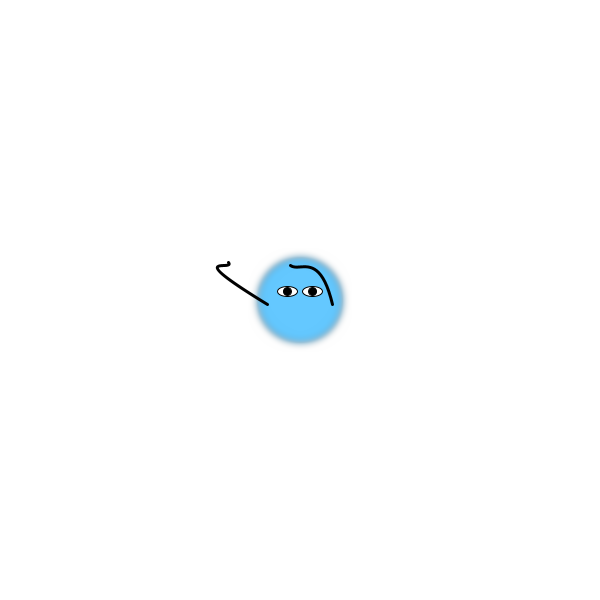
Frame 1 (no input)
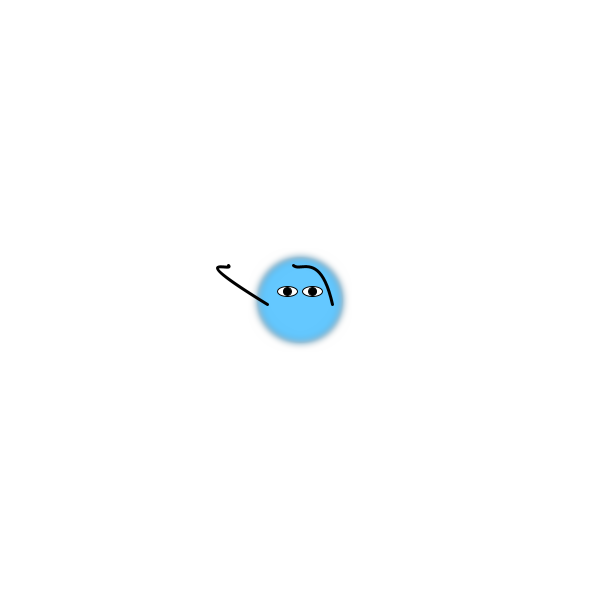
Frame 60 (the mouse pressed at the canvas centre just before this capture)
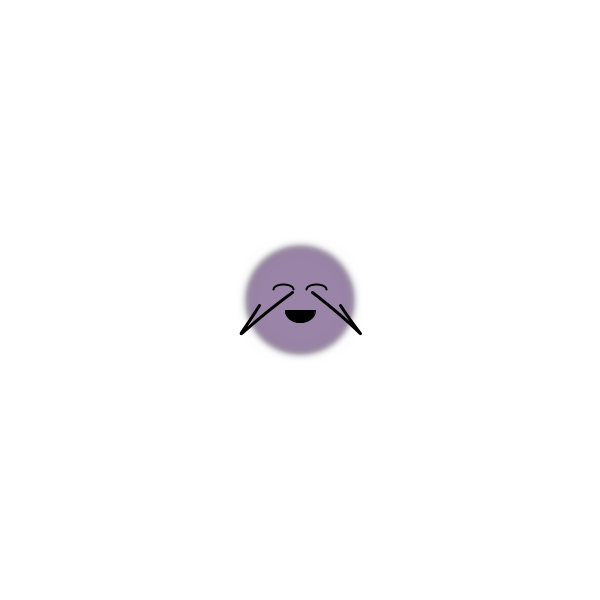
Frame 120 (the mouse held since frame 60 and released just before this capture)

The Processing sketch that drew these frames (run headless with seeded random() and noise(); from frame 60 on, the mouse is pressed at the canvas centre):

// Processing sketch: cute
// ── cute.pde
int skinColorR = 100;
int skinColorG = 200;
int skinColorB = 300;

void setup() {
  size(600, 600);
}

void draw() {
  background(#ffffff);
  smooth();

  float randxymin = 85;
  float randxymax = 130;

  float randXL = map(mouseX, 0, width, randxymin, randxymax);
  randXL = constrain(randXL, randxymin, randxymax); 
  float randXR = map(width-mouseX, 0, width, randxymin, randxymax);
  randXR = constrain(randXR, randxymin, randxymax); 
  float randYT = map(mouseY, 0, height, randxymin, randxymax);
  randYT = constrain(randYT, randxymin, randxymax);
  float randYB = map(height-mouseY, 0, height, randxymin, randxymax);
  randYB = constrain(randYT, randxymin, randxymax);

  float randXS = map(mouseX, 0, width, 10, 40);
  randXS = constrain(randXS, 10, 40); 
  float randYS = map(mouseY, 0, height, 10, 40);
  randYS = constrain(randYS, 10, 40); 

  //define features
  float eyeSize = (randXS+randYS)/2; 
  float faceWidth = randXL; 
  float faceHeight = randYT;


  //draw features
  strokeWeight(1);
  fill(skinColorR, skinColorG, skinColorB);
  ellipse (width/2, height/2, faceWidth, faceHeight); 
  filter(BLUR, 3);
  float eyeLX = width/2 - faceWidth*0.15;
  float eyeRX = width/2 + faceWidth*0.15;
  fill(#ffffff);
  if ((mouseX>=((width/2)-(faceWidth/2))) && (mouseX<=((width/2)+(faceWidth/2))) 
  && (mouseY>=((height/2)-(faceHeight/2))) && (mouseY<=((height/2)+(faceHeight/2)))) {
    noFill(); 
  strokeWeight(2);
  arc(eyeLX, height/2-faceHeight*0.1, 20, 10, PI, TWO_PI);
  arc(eyeRX, height/2-faceHeight*0.1, 20, 10, PI, TWO_PI);
  } else {
    ellipse (eyeLX, height/2-faceHeight*0.1, 20, eyeSize); 
    ellipse (eyeRX, height/2-faceHeight*0.1, 20, eyeSize);
    fill(0, 0, 0);
    ellipse (eyeLX, height/2-faceHeight*0.1, 8, 8); 
    ellipse (eyeRX, height/2-faceHeight*0.1, 8, 8); 
  }
  strokeWeight(1);
    fill(0, 0, 0);
  if ((mouseX>=((width/2)-(faceWidth/2))) && (mouseX<=((width/2)+(faceWidth/2)))) {
    if ((mouseY>=((height/2)-(faceHeight/2))) && (mouseY<=((height/2)+(faceHeight/2)))) {
      float mouthHeight = random(10, 30);
      arc(width/2, height/2+faceHeight*0.1, 30, mouthHeight, 0, PI, PIE);
    }
  }
    float MXS = map(mouseX, 0, width, -100, 100);
  MXS = constrain(MXS, -100, 100); 
 float MYS = map(mouseY, 0, height, -100, 100);
  MYS = constrain(MYS, -100, 100); 

    float space1 = random(-3,3);
    float space2 = random(-3,3);
  
    float armLength = 40;
    float LarmStartX = width/2-faceWidth*0.38;
    float LarmStartY = height/2+faceHeight*0.05;
   float LarmMidInsideX = (width/2)-70+MXS*.5+space2/3;
   float LarmMidInsideY = (height/2)+50+MYS+space1/3;
   float LarmMidOutsideX = LarmMidInsideX+(MXS);
   LarmMidOutsideX = constrain(LarmMidOutsideX,LarmStartX-armLength*.8,LarmStartX+armLength*.8);
   float LarmMidOutsideY = LarmMidInsideY+(MYS);
      LarmMidOutsideY = constrain(LarmMidOutsideY,LarmStartY-armLength*.8,LarmStartY+armLength*.8);
   float LarmEndX = mouseX-10;
   LarmEndX = constrain(LarmEndX,LarmStartX-armLength,LarmStartX+armLength)+space1;
   float LarmEndY = mouseY-10;
   LarmEndY = constrain(LarmEndY,LarmStartY-armLength,LarmStartY+armLength)+space2;
  
  
   float RarmStartX = width/2+faceWidth*0.38;
    float RarmStartY = height/2+faceHeight*0.05;
   float RarmMidInsideX = (width/2)+70+MXS*.5+space2/3;
   float RarmMidInsideY = (height/2)+50+MYS+space1/3;
   float RarmMidOutsideX = RarmMidInsideX+(MXS*.5);
   RarmMidOutsideX = constrain(RarmMidOutsideX,RarmStartX-armLength*.8,RarmStartX+armLength*.8);
   float RarmMidOutsideY = RarmMidInsideY+(MYS*.5);
   RarmMidOutsideY = constrain(RarmMidOutsideY,RarmStartY-armLength*.8,RarmStartY+armLength*.8);   
   float RarmEndX = mouseX+10;
   RarmEndX = constrain(RarmEndX,RarmStartX-armLength,RarmStartX+armLength)+space2;
   float RarmEndY = mouseY-10;
   RarmEndY = constrain(RarmEndY,RarmStartY-armLength,RarmStartY+armLength)+space1;
  
  noFill();
  stroke(0);
  strokeWeight(3);
  bezier(LarmStartX, LarmStartY, 
  LarmMidInsideX, LarmMidInsideY,//height/2+faceHeight*0.8, 
  LarmMidOutsideX, LarmMidOutsideY, LarmEndX, LarmEndY);
  bezier(RarmStartX, RarmStartY, 
  RarmMidInsideX, RarmMidInsideY,//height/2+faceHeight*0.8, 
  RarmMidOutsideX, RarmMidOutsideY, RarmEndX, RarmEndY);
}

void mousePressed() {
  skinColorR = int(random (0, 255));
  skinColorG = int(random (0, 255));
  skinColorB = int(random (0, 255));
}
